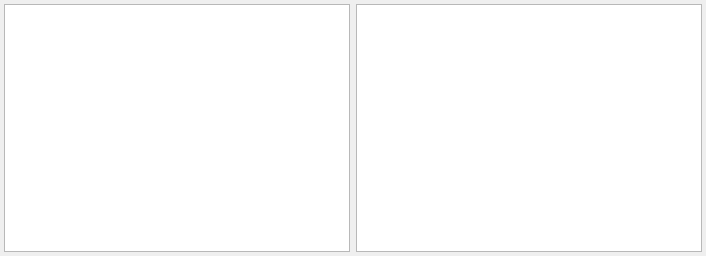
<?xml version="1.0" encoding="UTF-8"?>
<ui version="4.0">
 <class>PeakMethodForm</class>
 <widget class="QWidget" name="PeakMethodForm">
  <property name="geometry">
   <rect>
    <x>0</x>
    <y>0</y>
    <width>706</width>
    <height>256</height>
   </rect>
  </property>
  <property name="sizePolicy">
   <sizepolicy hsizetype="Preferred" vsizetype="Minimum">
    <horstretch>0</horstretch>
    <verstretch>0</verstretch>
   </sizepolicy>
  </property>
  <property name="font">
   <font>
    <family>Calibri</family>
   </font>
  </property>
  <property name="windowTitle">
   <string>Form</string>
  </property>
  <layout class="QHBoxLayout" name="horizontalLayout_2">
   <property name="leftMargin">
    <number>4</number>
   </property>
   <property name="topMargin">
    <number>4</number>
   </property>
   <property name="rightMargin">
    <number>4</number>
   </property>
   <property name="bottomMargin">
    <number>4</number>
   </property>
   <item>
    <layout class="QHBoxLayout" name="horizontalLayout">
     <item>
      <widget class="QTreeView" name="treeView"/>
     </item>
     <item>
      <widget class="QTableView" name="timeEvents">
       <property name="sizePolicy">
        <sizepolicy hsizetype="Expanding" vsizetype="Expanding">
         <horstretch>0</horstretch>
         <verstretch>0</verstretch>
        </sizepolicy>
       </property>
       <property name="font">
        <font>
         <family>Calibri</family>
         <pointsize>8</pointsize>
        </font>
       </property>
      </widget>
     </item>
    </layout>
   </item>
  </layout>
 </widget>
 <resources/>
 <connections/>
</ui>
